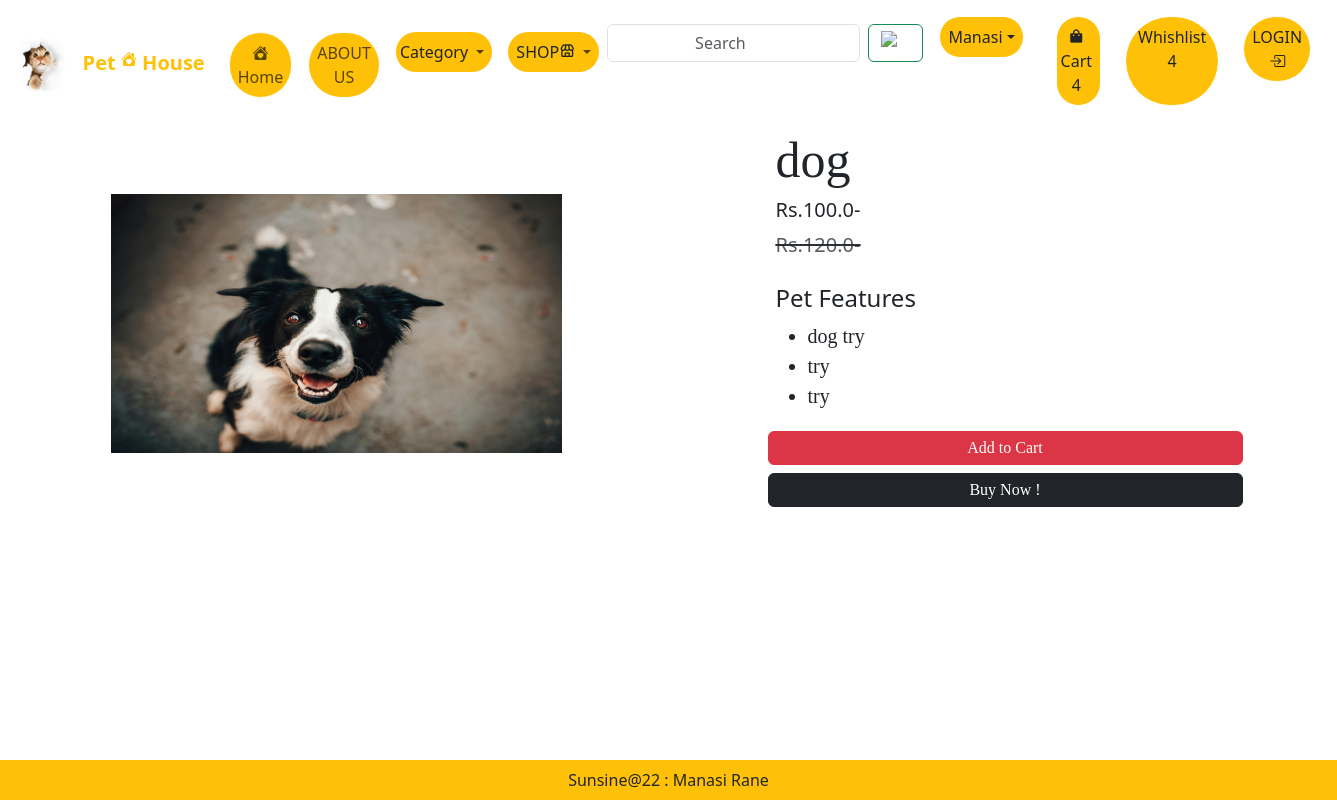
The app's page /petdetail/3 (signed in) with its own data.
### PetApp/models.py (models this page shows)
class Pet(models.Model):
    PET_NAME=(
    ('r','Rabits'),
    ('ck','Cats & Kitten'),
    ('dp', 'Dog & Puppies'),
    ('h', 'Hamsters, Rats'),
    ('f', 'Fish'),
    ('t','Turtle'),
    ('ho', 'Horse'),
)
    pet_title = models.CharField(max_length=150)
    selling_price = models.FloatField()
    discounted_price = models.FloatField()
    description = models.TextField()
    composition = models.TextField(default='')
    prodapp =models.TextField(default='')
    category = models.CharField(choices=PET_NAME, max_length=2)
    pet_image = models.ImageField(upload_to='pet') #img store in media direrctory in setting
    def __str__(self):
        return self.pet_title

### PetApp/views.py (the view)
# urls.py: path('petdetail/<int:pk>', views.PetDetail.as_view(), name='petdetail'), #petName is class  #petname
class PetDetail(View):
    def get(self, request,pk):
        petname = Pet.objects.get(pk=pk)
        return render(request,'app/petdetail.html',locals())

### PetApp/templates/app/petdetail.html (shortened to what this page needs)
{% extends 'app/base.html' %}
{% load static %}
{% block main-content%}
<div class="container">
    <div class="row flex justify-content-between">
        <div class="img2 col-lg-5 mt-5">
            <img src="{{petname.pet_image.url}}"
                class="image col-xs-6 col-sm-12 col-lg-12 mt-3 text-sm-center w-100 h-75" alt="">
        </div>
        <div class="productdetail col-lg-5">
            <h3 style="font-family: Georgia; font-size: 50px;">{{petname.pet_title}}</h3>
            <h5>Rs.{{petname.discounted_price}}-</h5>
            <small class="text-decoration-line-through text-muted fs-5"><del>Rs.{{petname.selling_price}}-</small></del>
            <br><br><h4>Pet Features</h4>
            <ul class="fs-5" style="font-family:Georgia;">
            <li>{{petname.description}}</li>
            <li>{{petname.composition}}</li>
            <li>{{petname.prodapp}}</li>
        </ul>
        <div class="button row flex" style="font-family: Georgia;">
            <button type="submit" class="d-grid gap-2 btn1 btn btn-danger p-1 m-1 btn-1g text-decoration-none text-white"> Add to Cart </button>
            <div class="btn btn-dark p-1 m-1 btn-1g">
                <a href="#" class="text-decoration-none text-white">Buy Now !</a>
            </div>
        </div>
        </div>
    </div>
</div>
{%endblock main-content%}

### records on screen
Pet: pet_image (picture), pet_title "dog", discounted_price "100.0", selling_price "120.0", description "dog try", composition "try", prodapp "try"
